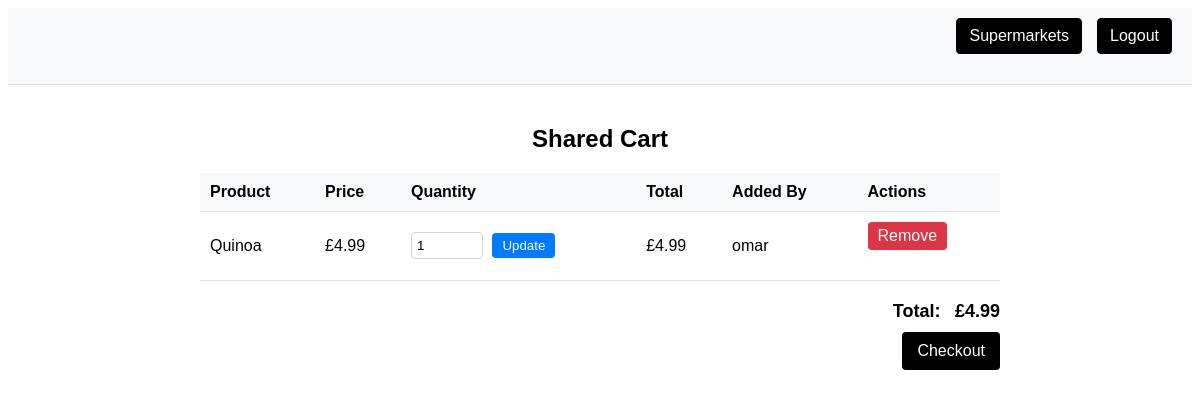
/cart/ (signed in), run on an earlier commit of the app's database.
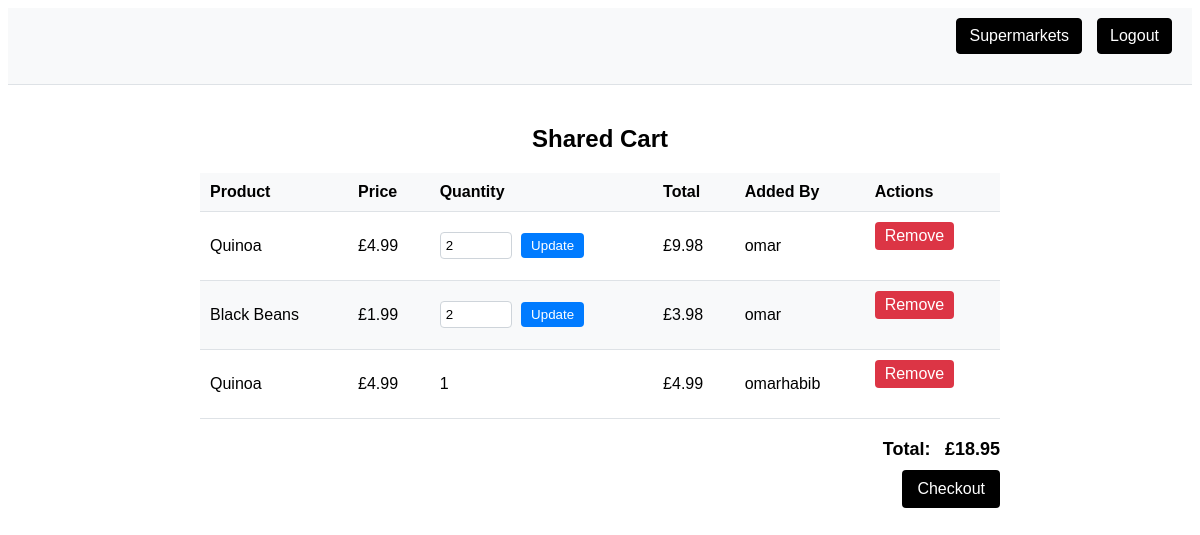
And on a later commit of the database.
### cartapp/models.py (models this page shows, shortened)
class CartItem(models.Model):
    cart = models.ForeignKey(Cart, on_delete=models.CASCADE, related_name='items')
    product = models.ForeignKey(Product, on_delete=models.CASCADE)
    quantity = models.PositiveIntegerField(default=1)
    added_by = models.ForeignKey(User, on_delete=models.CASCADE, null=True, blank=True)  # Made nullable
    @property
    def total_price(self):
        return self.product.price * self.quantity

class Product(models.Model):
    name = models.CharField(max_length=255)
    price = models.DecimalField(max_digits=6, decimal_places=2)
    category = models.CharField(max_length=100)
    calories = models.IntegerField(default=0)
    protein = models.DecimalField(max_digits=5, decimal_places=2)
    carbohydrates = models.FloatField()
    fat = models.FloatField()
    is_healthy = models.BooleanField(default=False)
    health_score = models.IntegerField(default=50)
    image = models.CharField(max_length=255, default="images/products/AlmondMilk.jpeg")
    supermarket = models.ForeignKey(Supermarket, on_delete=models.CASCADE, related_name='grocery_items')

### cartapp/views.py (the view)
# urls.py: path('cart/', views.shared_cart, name='shared_cart'),
@login_required(login_url='login')
def shared_cart(request):
    logger.info('Accessed shared_cart view')
    try:
        cart, created = Cart.objects.get_or_create(name='Shared Cart')
        cart.users.add(request.user)
        total_price = sum(item.total_price for item in cart.items.all())
        context = {'cart': cart, 'total_price': total_price}
        return render(request, 'shared_cart.html', context)
    except Exception as e:
        logger.error(f'Error in shared_cart view: {e}')
        return render(request, 'error.html', {'message': 'An error occurred.'})

### cartapp/templates/shared_cart.html (shortened to what this page needs)
{% extends "base.html" %}
{% block content %}
{% load static %}
<!DOCTYPE html>
<html lang="en">
<head>
</head>
<body>
    <div class="container">
        <h2>Shared Cart</h2>
        <table>
            <thead>
                <tr>
                    <th>Product</th>
                    <th>Price</th>
                    <th>Quantity</th>
                    <th>Total</th>
                    <th>Added By</th>
                    <th>Actions</th>
                </tr>
            </thead>
            <tbody>
                {% for item in cart.items.all %}
                <tr>
                    <td>{{ item.product.name }}</td>
                    <td>£{{ item.product.price }}</td>
                    <td>
                        {% if request.user == item.added_by %}
                            <form method="post" action="{% url 'update_quantity' item.id %}">
                                <input type="number" name="quantity" value="{{ item.quantity }}" min="1">
                                <button type="submit">Update</button>
                            </form>
                        {% else %}
                            {{ item.quantity }}
                        {% endif %}
                    </td>
                    <td>£{{ item.total_price }}</td>
                    <td>{{ item.added_by.username }}</td>
                    <td>
                        <a href="{% url 'remove_from_cart' item.id %}" class="remove-btn">Remove</a>
                    </td>
                </tr>
                {% empty %}
                <tr>
                    <td colspan="6">Your cart is empty.</td>
                </tr>
                {% endfor %}
            </tbody>
        </table>
        <div class="summary">
            <div>
                <span>Total:</span>
                <span>£{{ total_price }}</span>
            </div>
            <a href="{% url 'checkout' %}" class="place-order">Checkout</a>
        </div>
    </div>
</body>
</html>
{% endblock %}

What changed in the data, as far as the page shows it:
changed CartItem (number 1 of 3 on the later page): quantity "1" → "2"; total_price "4.99" → "9.98"
added CartItem: product.name "Black Beans", product.price "1.99", quantity "2", total_price "3.98", added_by.username "omar"
added CartItem: product.name "Quinoa", product.price "4.99", quantity "1", total_price "4.99", added_by.username "omarhabib"
Also different on the page:
{{ total_price }}: "4.99" → "18.95"
